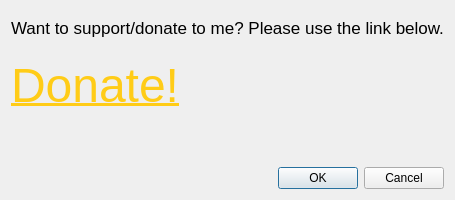
<?xml version="1.0" encoding="UTF-8"?>
<ui version="4.0">
 <class>Donate</class>
 <widget class="QDialog" name="Donate">
  <property name="geometry">
   <rect>
    <x>0</x>
    <y>0</y>
    <width>400</width>
    <height>200</height>
   </rect>
  </property>
  <property name="windowTitle">
   <string>Dialog</string>
  </property>
  <layout class="QGridLayout" name="gridLayout">
   <item row="2" column="0">
    <widget class="QDialogButtonBox" name="buttonBox">
     <property name="orientation">
      <enum>Qt::Horizontal</enum>
     </property>
     <property name="standardButtons">
      <set>QDialogButtonBox::Cancel|QDialogButtonBox::Ok</set>
     </property>
    </widget>
   </item>
   <item row="0" column="0">
    <widget class="QLabel" name="label">
     <property name="text">
      <string>&lt;!DOCTYPE HTML PUBLIC &quot;-//W3C//DTD HTML 4.0//EN&quot; &quot;http://www.w3.org/TR/REC-html40/strict.dtd&quot;&gt;
&lt;html&gt;&lt;head&gt;&lt;meta name=&quot;qrichtext&quot; content=&quot;1&quot; /&gt;&lt;style type=&quot;text/css&quot;&gt;
p, li { white-space: pre-wrap; }
&lt;/style&gt;&lt;/head&gt;&lt;body style=&quot; font-family:'.SF NS Text'; font-size:13pt; font-weight:400; font-style:normal;&quot;&gt;
&lt;p style=&quot; margin-top:0px; margin-bottom:0px; margin-left:0px; margin-right:0px; -qt-block-indent:0; text-indent:0px;&quot;&gt;Want to support/donate to me? Please use the link below.&lt;/p&gt;
&lt;p style=&quot;-qt-paragraph-type:empty; margin-top:0px; margin-bottom:0px; margin-left:0px; margin-right:0px; -qt-block-indent:0; text-indent:0px; text-decoration: underline; color:#0000ff;&quot;&gt;&lt;br /&gt;&lt;/p&gt;
&lt;p style=&quot; margin-top:0px; margin-bottom:0px; margin-left:0px; margin-right:0px; -qt-block-indent:0; text-indent:0px;&quot;&gt;&lt;a href=&quot;https://www.paypal.com/ca/cgi-bin/webscr?cmd=_flow&amp;amp;SESSION=aceYo9WIZxTdsvCuTgKrJJSatzJlnttJ9fhoQWiL-PQEN76OAVdPAyUzXOO&amp;amp;dispatch=5885d80a13c0db1f8e263663d3faee8de2b8031b89187c030b37e57608011f58&quot;&gt;&lt;span style=&quot; font-size:36pt; text-decoration: underline; color:#ffcc17;&quot;&gt;Donate!&lt;/span&gt;&lt;/a&gt;&lt;/p&gt;
&lt;p style=&quot;-qt-paragraph-type:empty; margin-top:0px; margin-bottom:0px; margin-left:0px; margin-right:0px; -qt-block-indent:0; text-indent:0px; text-decoration: underline; color:#0000ff;&quot;&gt;&lt;br /&gt;&lt;/p&gt;
&lt;p style=&quot;-qt-paragraph-type:empty; margin-top:0px; margin-bottom:0px; margin-left:0px; margin-right:0px; -qt-block-indent:0; text-indent:0px; text-decoration: underline; color:#0000ff;&quot;&gt;&lt;br /&gt;&lt;/p&gt;&lt;/body&gt;&lt;/html&gt;</string>
     </property>
     <property name="textInteractionFlags">
      <set>Qt::TextBrowserInteraction</set>
     </property>
    </widget>
   </item>
  </layout>
 </widget>
 <resources/>
 <connections>
  <connection>
   <sender>buttonBox</sender>
   <signal>accepted()</signal>
   <receiver>Donate</receiver>
   <slot>accept()</slot>
   <hints>
    <hint type="sourcelabel">
     <x>248</x>
     <y>254</y>
    </hint>
    <hint type="destinationlabel">
     <x>157</x>
     <y>274</y>
    </hint>
   </hints>
  </connection>
  <connection>
   <sender>buttonBox</sender>
   <signal>rejected()</signal>
   <receiver>Donate</receiver>
   <slot>reject()</slot>
   <hints>
    <hint type="sourcelabel">
     <x>316</x>
     <y>260</y>
    </hint>
    <hint type="destinationlabel">
     <x>286</x>
     <y>274</y>
    </hint>
   </hints>
  </connection>
 </connections>
</ui>
